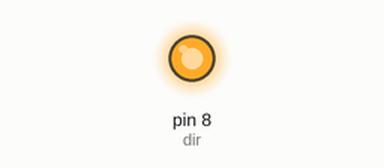
A sketch run on a simulated Arduino Uno, built with avr-gcc and run on an emulated ATmega328P. On the bench: output pins drawn as LEDs (lit = HIGH). Pins used as bus, display or sensor lines are not drawn.

Above: at 0.1 s.
Timing chart, 0 to 1.6 s (numbered marks = the images above):
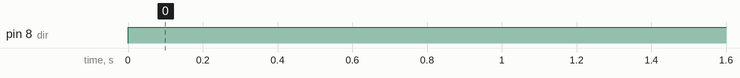

Measured:
- by itself, pin 8 (dir): LOW → HIGH at 0.00 s

The sketch:

SimpleServoTest.ino
```cpp
int steps=9;
int dir =8;
int stepTime=50;


void setup() {

  pinMode(steps, OUTPUT);
  pinMode(dir, OUTPUT);
}


void loop() {
  digitalWrite(dir, HIGH);
  digitalWrite(steps, HIGH);
  delay(stepTime);
  digitalWrite(steps, LOW);
  delay(stepTime);
}
```
